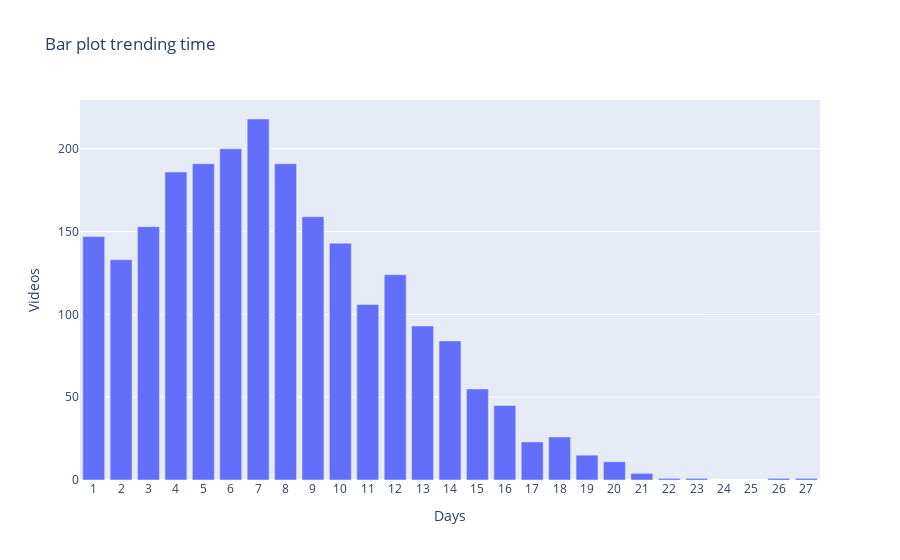

The notebook cell saved with this chart:
### Code cell
fig = px.bar(time_on_trending,
             x='trending_time', 
             y='count',
             labels={'trending_time':'Days','count':'Videos'},
             title='Bar plot trending time')
fig.update_xaxes(tickmode='linear', dtick=1)
fig.show()

### Figure 1 — Plotly figure (JSON) as saved in the notebook; plotly's stock layout.template omitted (floating-point values rounded to 4 significant figures)
{"data": [{"alignmentgroup": "True", "hovertemplate": "Days=%{x}<br>Videos=%{y}<extra></extra>", "legendgroup": "", "marker": {"color": "#636efa", "pattern": {"shape": ""}}, "name": "", "offsetgroup": "", "orientation": "v", "showlegend": false, "textposition": "auto", "type": "bar", "x": [1, 2, 3, 4, 5, 6, 7, 8, 9, 10, 11, 12, 13, 14, 15, 16, 17, 18, 19, 20, 21, 22, 23, 26, 27], "xaxis": "x", "y": [147, 133, 153, 186, 191, 200, 218, 191, 159, 143, 106, 124, 93, 84, 55, 45, 23, 26, 15, 11, 4, 1, 1, 1, 1], "yaxis": "y"}], "layout": {"barmode": "relative", "legend": {"tracegroupgap": 0}, "title": {"text": "Bar plot trending time"}, "xaxis": {"anchor": "y", "domain": [0, 1], "dtick": 1, "tickmode": "linear", "title": {"text": "Days"}}, "yaxis": {"anchor": "x", "domain": [0, 1], "title": {"text": "Videos"}}}}
